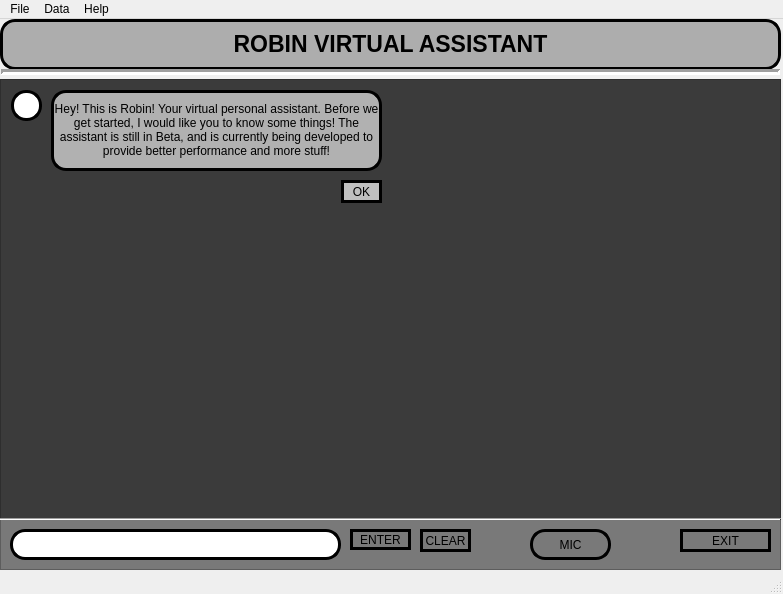
<?xml version="1.0" encoding="UTF-8"?>
<ui version="4.0">
 <class>MainWindow</class>
 <widget class="QMainWindow" name="MainWindow">
  <property name="geometry">
   <rect>
    <x>0</x>
    <y>0</y>
    <width>783</width>
    <height>594</height>
   </rect>
  </property>
  <property name="palette">
   <palette>
    <active>
     <colorrole role="Base">
      <brush brushstyle="SolidPattern">
       <color alpha="255">
        <red>255</red>
        <green>255</green>
        <blue>255</blue>
       </color>
      </brush>
     </colorrole>
    </active>
    <inactive>
     <colorrole role="Base">
      <brush brushstyle="SolidPattern">
       <color alpha="255">
        <red>255</red>
        <green>255</green>
        <blue>255</blue>
       </color>
      </brush>
     </colorrole>
    </inactive>
    <disabled>
     <colorrole role="Base">
      <brush brushstyle="SolidPattern">
       <color alpha="255">
        <red>240</red>
        <green>240</green>
        <blue>240</blue>
       </color>
      </brush>
     </colorrole>
    </disabled>
   </palette>
  </property>
  <property name="windowTitle">
   <string>ROBIN AI</string>
  </property>
  <property name="windowIcon">
   <iconset>
    <normaloff>../Resources/AI.png</normaloff>../Resources/AI.png</iconset>
  </property>
  <property name="autoFillBackground">
   <bool>false</bool>
  </property>
  <widget class="QWidget" name="centralwidget">
   <widget class="QLabel" name="Head">
    <property name="geometry">
     <rect>
      <x>0</x>
      <y>0</y>
      <width>781</width>
      <height>51</height>
     </rect>
    </property>
    <property name="palette">
     <palette>
      <active>
       <colorrole role="WindowText">
        <brush brushstyle="SolidPattern">
         <color alpha="255">
          <red>0</red>
          <green>0</green>
          <blue>0</blue>
         </color>
        </brush>
       </colorrole>
       <colorrole role="Button">
        <brush brushstyle="SolidPattern">
         <color alpha="255">
          <red>173</red>
          <green>173</green>
          <blue>173</blue>
         </color>
        </brush>
       </colorrole>
       <colorrole role="Light">
        <brush brushstyle="SolidPattern">
         <color alpha="255">
          <red>255</red>
          <green>255</green>
          <blue>255</blue>
         </color>
        </brush>
       </colorrole>
       <colorrole role="Midlight">
        <brush brushstyle="SolidPattern">
         <color alpha="255">
          <red>255</red>
          <green>255</green>
          <blue>255</blue>
         </color>
        </brush>
       </colorrole>
       <colorrole role="Dark">
        <brush brushstyle="SolidPattern">
         <color alpha="255">
          <red>127</red>
          <green>127</green>
          <blue>127</blue>
         </color>
        </brush>
       </colorrole>
       <colorrole role="Mid">
        <brush brushstyle="SolidPattern">
         <color alpha="255">
          <red>170</red>
          <green>170</green>
          <blue>170</blue>
         </color>
        </brush>
       </colorrole>
       <colorrole role="Text">
        <brush brushstyle="SolidPattern">
         <color alpha="255">
          <red>0</red>
          <green>0</green>
          <blue>0</blue>
         </color>
        </brush>
       </colorrole>
       <colorrole role="BrightText">
        <brush brushstyle="SolidPattern">
         <color alpha="255">
          <red>255</red>
          <green>255</green>
          <blue>255</blue>
         </color>
        </brush>
       </colorrole>
       <colorrole role="ButtonText">
        <brush brushstyle="SolidPattern">
         <color alpha="255">
          <red>0</red>
          <green>0</green>
          <blue>0</blue>
         </color>
        </brush>
       </colorrole>
       <colorrole role="Base">
        <brush brushstyle="SolidPattern">
         <color alpha="255">
          <red>173</red>
          <green>173</green>
          <blue>173</blue>
         </color>
        </brush>
       </colorrole>
       <colorrole role="Window">
        <brush brushstyle="SolidPattern">
         <color alpha="255">
          <red>173</red>
          <green>173</green>
          <blue>173</blue>
         </color>
        </brush>
       </colorrole>
       <colorrole role="Shadow">
        <brush brushstyle="SolidPattern">
         <color alpha="255">
          <red>0</red>
          <green>0</green>
          <blue>0</blue>
         </color>
        </brush>
       </colorrole>
       <colorrole role="AlternateBase">
        <brush brushstyle="SolidPattern">
         <color alpha="255">
          <red>255</red>
          <green>255</green>
          <blue>255</blue>
         </color>
        </brush>
       </colorrole>
       <colorrole role="ToolTipBase">
        <brush brushstyle="SolidPattern">
         <color alpha="255">
          <red>255</red>
          <green>255</green>
          <blue>220</blue>
         </color>
        </brush>
       </colorrole>
       <colorrole role="ToolTipText">
        <brush brushstyle="SolidPattern">
         <color alpha="255">
          <red>0</red>
          <green>0</green>
          <blue>0</blue>
         </color>
        </brush>
       </colorrole>
       <colorrole role="PlaceholderText">
        <brush brushstyle="SolidPattern">
         <color alpha="128">
          <red>0</red>
          <green>0</green>
          <blue>0</blue>
         </color>
        </brush>
       </colorrole>
      </active>
      <inactive>
       <colorrole role="WindowText">
        <brush brushstyle="SolidPattern">
         <color alpha="255">
          <red>0</red>
          <green>0</green>
          <blue>0</blue>
         </color>
        </brush>
       </colorrole>
       <colorrole role="Button">
        <brush brushstyle="SolidPattern">
         <color alpha="255">
          <red>173</red>
          <green>173</green>
          <blue>173</blue>
         </color>
        </brush>
       </colorrole>
       <colorrole role="Light">
        <brush brushstyle="SolidPattern">
         <color alpha="255">
          <red>255</red>
          <green>255</green>
          <blue>255</blue>
         </color>
        </brush>
       </colorrole>
       <colorrole role="Midlight">
        <brush brushstyle="SolidPattern">
         <color alpha="255">
          <red>255</red>
          <green>255</green>
          <blue>255</blue>
         </color>
        </brush>
       </colorrole>
       <colorrole role="Dark">
        <brush brushstyle="SolidPattern">
         <color alpha="255">
          <red>127</red>
          <green>127</green>
          <blue>127</blue>
         </color>
        </brush>
       </colorrole>
       <colorrole role="Mid">
        <brush brushstyle="SolidPattern">
         <color alpha="255">
          <red>170</red>
          <green>170</green>
          <blue>170</blue>
         </color>
        </brush>
       </colorrole>
       <colorrole role="Text">
        <brush brushstyle="SolidPattern">
         <color alpha="255">
          <red>0</red>
          <green>0</green>
          <blue>0</blue>
         </color>
        </brush>
       </colorrole>
       <colorrole role="BrightText">
        <brush brushstyle="SolidPattern">
         <color alpha="255">
          <red>255</red>
          <green>255</green>
          <blue>255</blue>
         </color>
        </brush>
       </colorrole>
       <colorrole role="ButtonText">
        <brush brushstyle="SolidPattern">
         <color alpha="255">
          <red>0</red>
          <green>0</green>
          <blue>0</blue>
         </color>
        </brush>
       </colorrole>
       <colorrole role="Base">
        <brush brushstyle="SolidPattern">
         <color alpha="255">
          <red>173</red>
          <green>173</green>
          <blue>173</blue>
         </color>
        </brush>
       </colorrole>
       <colorrole role="Window">
        <brush brushstyle="SolidPattern">
         <color alpha="255">
          <red>173</red>
          <green>173</green>
          <blue>173</blue>
         </color>
        </brush>
       </colorrole>
       <colorrole role="Shadow">
        <brush brushstyle="SolidPattern">
         <color alpha="255">
          <red>0</red>
          <green>0</green>
          <blue>0</blue>
         </color>
        </brush>
       </colorrole>
       <colorrole role="AlternateBase">
        <brush brushstyle="SolidPattern">
         <color alpha="255">
          <red>255</red>
          <green>255</green>
          <blue>255</blue>
         </color>
        </brush>
       </colorrole>
       <colorrole role="ToolTipBase">
        <brush brushstyle="SolidPattern">
         <color alpha="255">
          <red>255</red>
          <green>255</green>
          <blue>220</blue>
         </color>
        </brush>
       </colorrole>
       <colorrole role="ToolTipText">
        <brush brushstyle="SolidPattern">
         <color alpha="255">
          <red>0</red>
          <green>0</green>
          <blue>0</blue>
         </color>
        </brush>
       </colorrole>
       <colorrole role="PlaceholderText">
        <brush brushstyle="SolidPattern">
         <color alpha="128">
          <red>0</red>
          <green>0</green>
          <blue>0</blue>
         </color>
        </brush>
       </colorrole>
      </inactive>
      <disabled>
       <colorrole role="WindowText">
        <brush brushstyle="SolidPattern">
         <color alpha="255">
          <red>127</red>
          <green>127</green>
          <blue>127</blue>
         </color>
        </brush>
       </colorrole>
       <colorrole role="Button">
        <brush brushstyle="SolidPattern">
         <color alpha="255">
          <red>173</red>
          <green>173</green>
          <blue>173</blue>
         </color>
        </brush>
       </colorrole>
       <colorrole role="Light">
        <brush brushstyle="SolidPattern">
         <color alpha="255">
          <red>255</red>
          <green>255</green>
          <blue>255</blue>
         </color>
        </brush>
       </colorrole>
       <colorrole role="Midlight">
        <brush brushstyle="SolidPattern">
         <color alpha="255">
          <red>255</red>
          <green>255</green>
          <blue>255</blue>
         </color>
        </brush>
       </colorrole>
       <colorrole role="Dark">
        <brush brushstyle="SolidPattern">
         <color alpha="255">
          <red>127</red>
          <green>127</green>
          <blue>127</blue>
         </color>
        </brush>
       </colorrole>
       <colorrole role="Mid">
        <brush brushstyle="SolidPattern">
         <color alpha="255">
          <red>170</red>
          <green>170</green>
          <blue>170</blue>
         </color>
        </brush>
       </colorrole>
       <colorrole role="Text">
        <brush brushstyle="SolidPattern">
         <color alpha="255">
          <red>127</red>
          <green>127</green>
          <blue>127</blue>
         </color>
        </brush>
       </colorrole>
       <colorrole role="BrightText">
        <brush brushstyle="SolidPattern">
         <color alpha="255">
          <red>255</red>
          <green>255</green>
          <blue>255</blue>
         </color>
        </brush>
       </colorrole>
       <colorrole role="ButtonText">
        <brush brushstyle="SolidPattern">
         <color alpha="255">
          <red>127</red>
          <green>127</green>
          <blue>127</blue>
         </color>
        </brush>
       </colorrole>
       <colorrole role="Base">
        <brush brushstyle="SolidPattern">
         <color alpha="255">
          <red>173</red>
          <green>173</green>
          <blue>173</blue>
         </color>
        </brush>
       </colorrole>
       <colorrole role="Window">
        <brush brushstyle="SolidPattern">
         <color alpha="255">
          <red>173</red>
          <green>173</green>
          <blue>173</blue>
         </color>
        </brush>
       </colorrole>
       <colorrole role="Shadow">
        <brush brushstyle="SolidPattern">
         <color alpha="255">
          <red>0</red>
          <green>0</green>
          <blue>0</blue>
         </color>
        </brush>
       </colorrole>
       <colorrole role="AlternateBase">
        <brush brushstyle="SolidPattern">
         <color alpha="255">
          <red>255</red>
          <green>255</green>
          <blue>255</blue>
         </color>
        </brush>
       </colorrole>
       <colorrole role="ToolTipBase">
        <brush brushstyle="SolidPattern">
         <color alpha="255">
          <red>255</red>
          <green>255</green>
          <blue>220</blue>
         </color>
        </brush>
       </colorrole>
       <colorrole role="ToolTipText">
        <brush brushstyle="SolidPattern">
         <color alpha="255">
          <red>0</red>
          <green>0</green>
          <blue>0</blue>
         </color>
        </brush>
       </colorrole>
       <colorrole role="PlaceholderText">
        <brush brushstyle="SolidPattern">
         <color alpha="128">
          <red>0</red>
          <green>0</green>
          <blue>0</blue>
         </color>
        </brush>
       </colorrole>
      </disabled>
     </palette>
    </property>
    <property name="mouseTracking">
     <bool>true</bool>
    </property>
    <property name="autoFillBackground">
     <bool>false</bool>
    </property>
    <property name="styleSheet">
     <string notr="true">background-color: rgb(173, 173, 173);
border :3px solid black;
border-top-left-radius :15px;
border-top-right-radius : 15px;
border-bottom-left-radius : 15px;
border-bottom-right-radius : 15px;</string>
    </property>
    <property name="text">
     <string>&lt;html&gt;&lt;head/&gt;&lt;body&gt;&lt;p align=&quot;center&quot;&gt;&lt;span style=&quot; font-size:17pt; font-weight:600;&quot;&gt;ROBIN VIRTUAL ASSISTANT&lt;/span&gt;&lt;/p&gt;&lt;/body&gt;&lt;/html&gt;</string>
    </property>
    <property name="scaledContents">
     <bool>false</bool>
    </property>
    <property name="alignment">
     <set>Qt::AlignCenter</set>
    </property>
   </widget>
   <widget class="Line" name="line">
    <property name="geometry">
     <rect>
      <x>1</x>
      <y>45</y>
      <width>779</width>
      <height>16</height>
     </rect>
    </property>
    <property name="lineWidth">
     <number>3</number>
    </property>
    <property name="orientation">
     <enum>Qt::Horizontal</enum>
    </property>
   </widget>
   <widget class="QTextBrowser" name="textBrowser_2">
    <property name="geometry">
     <rect>
      <x>0</x>
      <y>500</y>
      <width>781</width>
      <height>51</height>
     </rect>
    </property>
    <property name="styleSheet">
     <string notr="true">background-color: rgb(121, 121, 121);</string>
    </property>
   </widget>
   <widget class="QPushButton" name="pushButton">
    <property name="geometry">
     <rect>
      <x>350</x>
      <y>510</y>
      <width>61</width>
      <height>21</height>
     </rect>
    </property>
    <property name="cursor">
     <cursorShape>PointingHandCursor</cursorShape>
    </property>
    <property name="styleSheet">
     <string notr="true">border :3px solid black;
border-top-left-radius :15px;
border-top-right-radius : 15px;
border-bottom-left-radius : 15px;
border-bottom-right-radius : 15px;</string>
    </property>
    <property name="text">
     <string>ENTER</string>
    </property>
    <property name="icon">
     <iconset>
      <normaloff>../Resources/Enter.png</normaloff>../Resources/Enter.png</iconset>
    </property>
    <property name="shortcut">
     <string>Return</string>
    </property>
   </widget>
   <widget class="QPushButton" name="MIC">
    <property name="enabled">
     <bool>true</bool>
    </property>
    <property name="geometry">
     <rect>
      <x>530</x>
      <y>510</y>
      <width>81</width>
      <height>31</height>
     </rect>
    </property>
    <property name="cursor">
     <cursorShape>PointingHandCursor</cursorShape>
    </property>
    <property name="styleSheet">
     <string notr="true">border :3px solid black;
border-top-left-radius :15px;
border-top-right-radius : 15px;
border-bottom-left-radius : 15px;
border-bottom-right-radius : 15px;</string>
    </property>
    <property name="text">
     <string>MIC</string>
    </property>
    <property name="icon">
     <iconset>
      <normaloff>../Resources/MIC Mute.png</normaloff>../Resources/MIC Mute.png</iconset>
    </property>
    <property name="iconSize">
     <size>
      <width>20</width>
      <height>30</height>
     </size>
    </property>
    <property name="shortcut">
     <string>Space</string>
    </property>
    <property name="checkable">
     <bool>true</bool>
    </property>
    <property name="checked">
     <bool>false</bool>
    </property>
   </widget>
   <widget class="QPushButton" name="pushButton_3">
    <property name="enabled">
     <bool>true</bool>
    </property>
    <property name="geometry">
     <rect>
      <x>680</x>
      <y>510</y>
      <width>91</width>
      <height>23</height>
     </rect>
    </property>
    <property name="cursor">
     <cursorShape>PointingHandCursor</cursorShape>
    </property>
    <property name="styleSheet">
     <string notr="true">border :3px solid black;
border-top-left-radius :15px;
border-top-right-radius : 15px;
border-bottom-left-radius : 15px;
border-bottom-right-radius : 15px;</string>
    </property>
    <property name="text">
     <string>EXIT</string>
    </property>
    <property name="icon">
     <iconset>
      <normaloff>../Resources/EXIT.png</normaloff>../Resources/EXIT.png</iconset>
    </property>
   </widget>
   <widget class="QPushButton" name="pushButton_4">
    <property name="geometry">
     <rect>
      <x>420</x>
      <y>510</y>
      <width>51</width>
      <height>23</height>
     </rect>
    </property>
    <property name="cursor">
     <cursorShape>PointingHandCursor</cursorShape>
    </property>
    <property name="styleSheet">
     <string notr="true">border :3px solid black;
border-top-left-radius :15px;
border-top-right-radius : 15px;
border-bottom-left-radius : 15px;
border-bottom-right-radius : 15px;</string>
    </property>
    <property name="text">
     <string>CLEAR</string>
    </property>
    <property name="shortcut">
     <string>Ctrl+Backspace</string>
    </property>
   </widget>
   <widget class="QLineEdit" name="lineEdit">
    <property name="geometry">
     <rect>
      <x>10</x>
      <y>510</y>
      <width>331</width>
      <height>31</height>
     </rect>
    </property>
    <property name="styleSheet">
     <string notr="true">border :3px solid black;
border-top-left-radius :15px;
border-top-right-radius : 15px;
border-bottom-left-radius : 15px;
border-bottom-right-radius : 15px;</string>
    </property>
   </widget>
   <widget class="QScrollArea" name="scrollArea">
    <property name="geometry">
     <rect>
      <x>0</x>
      <y>60</y>
      <width>781</width>
      <height>441</height>
     </rect>
    </property>
    <property name="styleSheet">
     <string notr="true">background-color: rgb(59, 59, 59);</string>
    </property>
    <property name="frameShape">
     <enum>QFrame::StyledPanel</enum>
    </property>
    <property name="frameShadow">
     <enum>QFrame::Sunken</enum>
    </property>
    <property name="horizontalScrollBarPolicy">
     <enum>Qt::ScrollBarAsNeeded</enum>
    </property>
    <property name="widgetResizable">
     <bool>true</bool>
    </property>
    <widget class="QWidget" name="scrollAreaWidgetContents">
     <property name="geometry">
      <rect>
       <x>0</x>
       <y>0</y>
       <width>779</width>
       <height>439</height>
      </rect>
     </property>
     <widget class="QLabel" name="label_2">
      <property name="geometry">
       <rect>
        <x>50</x>
        <y>10</y>
        <width>331</width>
        <height>81</height>
       </rect>
      </property>
      <property name="styleSheet">
       <string notr="true">background-color: rgb(177, 177, 177);
font: 87 8pt &quot;Arial Black&quot;;
border :3px solid black;
border-top-left-radius :15px;
border-top-right-radius : 15px;
border-bottom-left-radius : 15px;
border-bottom-right-radius : 15px;</string>
      </property>
      <property name="frameShape">
       <enum>QFrame::NoFrame</enum>
      </property>
      <property name="text">
       <string>Hey! This is Robin! Your virtual personal assistant. Before we get started, I would like you to know some things! The assistant is still in Beta, and is currently being developed to provide better performance and more stuff!</string>
      </property>
      <property name="textFormat">
       <enum>Qt::RichText</enum>
      </property>
      <property name="scaledContents">
       <bool>false</bool>
      </property>
      <property name="alignment">
       <set>Qt::AlignCenter</set>
      </property>
      <property name="wordWrap">
       <bool>true</bool>
      </property>
     </widget>
     <widget class="QPushButton" name="pushButton_2">
      <property name="geometry">
       <rect>
        <x>340</x>
        <y>100</y>
        <width>41</width>
        <height>23</height>
       </rect>
      </property>
      <property name="cursor">
       <cursorShape>PointingHandCursor</cursorShape>
      </property>
      <property name="styleSheet">
       <string notr="true">border :3px solid black;
font: 87 8pt &quot;Arial Black&quot;;
background-color: rgb(191, 191, 191);
border-top-left-radius :15px;
border-top-right-radius : 15px;
border-bottom-left-radius : 15px;
border-bottom-right-radius : 15px;</string>
      </property>
      <property name="text">
       <string>OK</string>
      </property>
      <property name="shortcut">
       <string>Return</string>
      </property>
     </widget>
     <widget class="QLabel" name="label">
      <property name="geometry">
       <rect>
        <x>10</x>
        <y>10</y>
        <width>31</width>
        <height>31</height>
       </rect>
      </property>
      <property name="styleSheet">
       <string notr="true">background-color: rgb(255, 255, 255);
border :3px solid black;
border-top-left-radius :15px;
border-top-right-radius : 15px;
border-bottom-left-radius : 15px;
border-bottom-right-radius : 15px;</string>
      </property>
      <property name="text">
       <string/>
      </property>
      <property name="pixmap">
       <pixmap>../Resources/AI.png</pixmap>
      </property>
      <property name="scaledContents">
       <bool>true</bool>
      </property>
     </widget>
    </widget>
   </widget>
   <widget class="Line" name="line_2">
    <property name="geometry">
     <rect>
      <x>0</x>
      <y>490</y>
      <width>781</width>
      <height>21</height>
     </rect>
    </property>
    <property name="orientation">
     <enum>Qt::Horizontal</enum>
    </property>
   </widget>
  </widget>
  <widget class="QStatusBar" name="statusbar"/>
  <widget class="QMenuBar" name="menuBar">
   <property name="geometry">
    <rect>
     <x>0</x>
     <y>0</y>
     <width>783</width>
     <height>21</height>
    </rect>
   </property>
   <widget class="QMenu" name="menuFile">
    <property name="title">
     <string>File</string>
    </property>
    <addaction name="actionSettings"/>
    <addaction name="separator"/>
    <addaction name="actionQuit"/>
   </widget>
   <widget class="QMenu" name="menuData">
    <property name="title">
     <string>Data</string>
    </property>
    <addaction name="actionData"/>
    <addaction name="separator"/>
    <addaction name="actionReset_Data_to_Defaults"/>
   </widget>
   <widget class="QMenu" name="menuHelp">
    <property name="title">
     <string>Help</string>
    </property>
    <addaction name="actionSQL_Login_Details"/>
    <addaction name="separator"/>
    <addaction name="actionAbout_AI"/>
    <addaction name="actionAbout_Robin"/>
   </widget>
   <addaction name="menuFile"/>
   <addaction name="menuData"/>
   <addaction name="menuHelp"/>
  </widget>
  <action name="actionSettings">
   <property name="icon">
    <iconset>
     <normaloff>../Resources/Settings.png</normaloff>../Resources/Settings.png</iconset>
   </property>
   <property name="text">
    <string>Settings</string>
   </property>
   <property name="shortcut">
    <string>Alt+S</string>
   </property>
  </action>
  <action name="actionQuit">
   <property name="text">
    <string>Quit</string>
   </property>
  </action>
  <action name="actionData">
   <property name="icon">
    <iconset>
     <normaloff>../Resources/Data_Save.jpg</normaloff>../Resources/Data_Save.jpg</iconset>
   </property>
   <property name="text">
    <string>Save Options</string>
   </property>
   <property name="shortcut">
    <string>Alt+L</string>
   </property>
  </action>
  <action name="actionShortcut_Keys">
   <property name="text">
    <string>Shortcut Keys Help</string>
   </property>
   <property name="shortcut">
    <string>Ctrl+Shift+/</string>
   </property>
  </action>
  <action name="actionSQL_Login_Details">
   <property name="icon">
    <iconset>
     <normaloff>../Resources/SQL.png</normaloff>../Resources/SQL.png</iconset>
   </property>
   <property name="text">
    <string>SQL Login Help</string>
   </property>
   <property name="shortcut">
    <string>Alt+/</string>
   </property>
  </action>
  <action name="actionAbout_AI">
   <property name="text">
    <string>About AI</string>
   </property>
  </action>
  <action name="actionAbout_Robin">
   <property name="text">
    <string>About Robin</string>
   </property>
  </action>
  <action name="actionAbout_Updates">
   <property name="text">
    <string>About Updates</string>
   </property>
  </action>
  <action name="actionReset_Data_to_Defaults">
   <property name="text">
    <string>Reset Data to Defaults</string>
   </property>
  </action>
 </widget>
 <resources/>
 <connections>
  <connection>
   <sender>pushButton_2</sender>
   <signal>clicked()</signal>
   <receiver>pushButton_2</receiver>
   <slot>deleteLater()</slot>
   <hints>
    <hint type="sourcelabel">
     <x>340</x>
     <y>203</y>
    </hint>
    <hint type="destinationlabel">
     <x>340</x>
     <y>203</y>
    </hint>
   </hints>
  </connection>
  <connection>
   <sender>pushButton_4</sender>
   <signal>clicked()</signal>
   <receiver>lineEdit</receiver>
   <slot>clear()</slot>
   <hints>
    <hint type="sourcelabel">
     <x>437</x>
     <y>545</y>
    </hint>
    <hint type="destinationlabel">
     <x>273</x>
     <y>557</y>
    </hint>
   </hints>
  </connection>
 </connections>
</ui>
